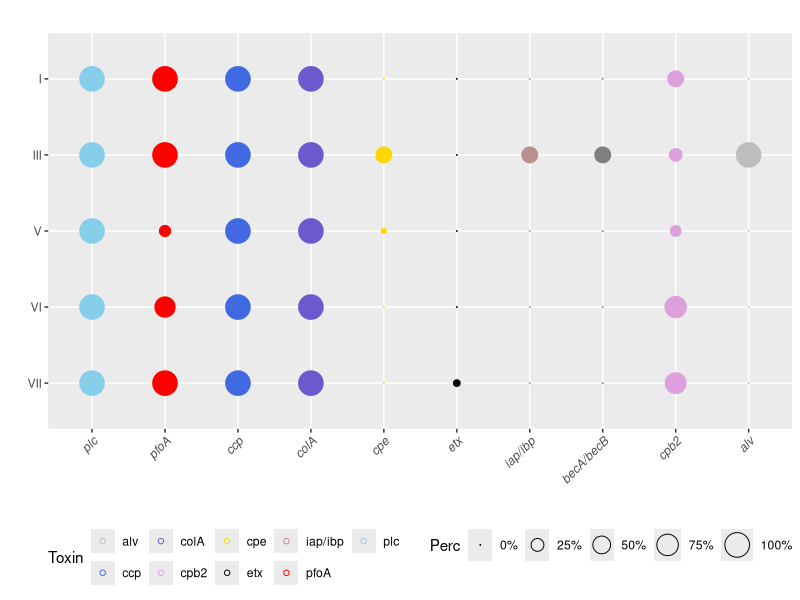

Source code (R):
setwd("~/")
library(ggplot2)
library(tidyverse)
library(ggpubr)

data <- read.csv("virulence_count_across_lineage.csv", header = TRUE, stringsAsFactors = TRUE)
head(data)

# Define a palette of colours for each genus that might occur in this plot.
# genusPalette define color - the only way
ToxinPalette <- c("plc"="skyblue","pfoA"="red","ccp"="royalblue","colA"="slateblue","cpe"="gold","etx"="black","iap/ibp"="rosybrown","becA/B"="orange","cpb2"="plum","alv"="grey")

# Make the plot.
p <-ggplot(data,
           aes(x= Toxin, y=Lineage,fill=Toxin))+ scale_y_discrete(limits = unique(rev(data$Lineage)))+ # reverse y-axis
  scale_x_discrete(limits = unique((data$Toxin)))+
  geom_point(aes(size = Perc,colour=Toxin),
             shape=21) + 
  scale_size(range = c(0, 8),
             guide = "legend",
             limits = c(0, 100),
             breaks = c(0, 25, 50, 75,100),
             labels = c("0%", "25%", "50%", "75%","100%")
  ) +
  scale_fill_manual(values= ToxinPalette, guide="none") +
  scale_color_manual(values=ToxinPalette)+
 theme(# Define the y axis title text size.
    axis.text.x= element_text(face="italic")) +
  labs(title="", x = "",  y="") + theme(legend.position="bottom")+
  theme(axis.text.x = element_text(angle = 45, vjust=1, hjust=1),legend.position = "bottom")

p
